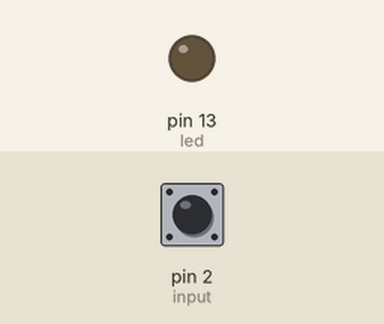
Simulated run of this sketch. Board: Arduino Uno, built with avr-gcc and run on an emulated ATmega328P. On the bench: output pins drawn as LEDs (lit = HIGH). Dashed ring = blinking. The inputs (shaded band) are chosen by the test bench; at power-on: pin 2 (input) HIGH. What the sketch prints to the serial monitor is not drawn.

Above: at 1.2 s.
1.3 s: pin 2 (input) pulled LOW for 0.15 s
At 1.37 s:
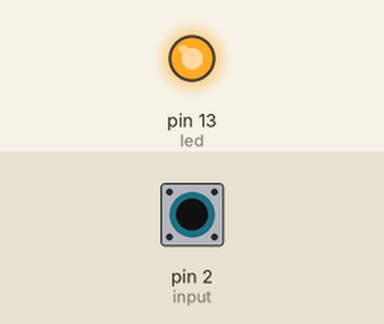
2.9 s: pin 2 (input) pulled LOW for 1 s
At 5.0 s:
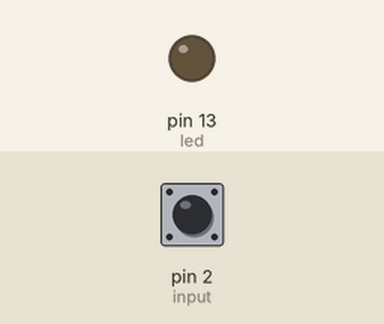
5.4 s: pin 2 (input) pulsed LOW 2 times (0.12 s each, 0.3 s apart)
At 5.47 s:
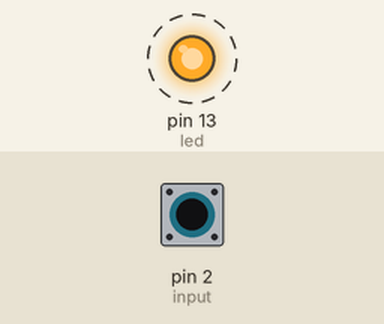
Timing chart, 0 to 8.4 s (numbered marks = the images above; inputs shaded):
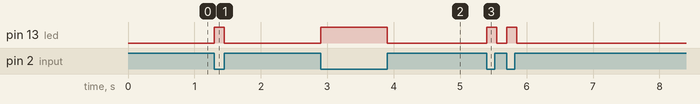

The sketch:

serial_2_tx.ino
```cpp
/*
  Serial comm: TX

 Comunicazione seriale tra due schede arduino.
 La prima scheda ha un bottone come input e
 comunica con un altra scheda che monta un LED come output.
 Il led della seconda si accende quando rileva
 la pressione del bottone della prima.

 Scema: http://lab.piffa.net/schemi/serial_common_bb.png
        http://lab.piffa.net/schemi/serial_common_schem.png
 */

// Prima scheda: input
// PIN 1 = TX
int led = 13;
int input = 2;  // Questa e' la scheda con un input

// the setup routine runs once when you press reset:
void setup() {
  // initialize the digital pin as an output.
  pinMode(led, OUTPUT);       // Il PIN e' attivato come output
  pinMode(input, INPUT_PULLUP);        // Il PIN e' attivato come output

  Serial.begin(9600); // Attiviamo la seriale
}

// the loop routine runs over and over again forever:
void loop() {
  if (digitalRead(input) == LOW) { // Verifica se il bottone e' premuto
    digitalWrite(led, HIGH);
    Serial.write(1);
    delay(50);
  }
  else { // Alterativa: se non e' +5v
    digitalWrite(led, LOW);
    Serial.write(0);
    delay(50);
  }
}

/* Domande
Una connessione analogica permette di passare un solo tipo di segnale
con eventuale modulazione (8bit in output da PWM e 10bit di scansione
come analog input).

1. Quanti tipi di dati permette di trasmettere la seriale?
2 Comandare un LED RGB via PWM via seriale (da una Arduino o da un PC).
2.1 Come si comportano le latenze?
2.2 C'e' perdita di segnale?
3. Rifare lo sketch utilizzando una STATE MACHINE: quando il
  il LED viene ACCESO / SPENTO alternativamente alla pressione
  del bottone.
  - Dove dovremo implementare il DEBOUNCE?
  - Dove implementare la gestione dello STATO?

Risposte in fondo:


1. Qualunque tipo di dati, anche lunghi flussi di dati
2. Si dovra' trasmettere un segnale da 0-255 e sulla ricevente
   interpretarlo con http://www.arduino.cc/en/Reference/ParseInt
2.1 Tra buffer di trasmissione, timeout e conversione dei valori
    ci sara' una latenza nel trasferimento dei dati,
    a differenza di una connessione analigica che e' instantanea
    ma soggetta a degradazione del segnale.
2.2 Non c'e' degradazione o perdita del segnale essendo una
trasmissione di dati digitale (fin tanto che non si deteriora
la connessione).
3. Vedere lo sketch sucessivo, basandosi su gli sketch della
    state machine per il bottne: basic/buttons/button_state_4_state_and_condition/

*/
```

Measured:
- after the input at 1.3 s, pin 13 (led): LOW → HIGH at once, → LOW 0.15 s later
- after the input at 2.9 s, pin 13 (led): LOW → HIGH at once, → LOW 1.0 s later
- after the input at 5.4 s, pin 13 (led): alternates HIGH for 0.15 s and LOW for 0.15 s, 4 changes in all, then stays LOW, starting at once
